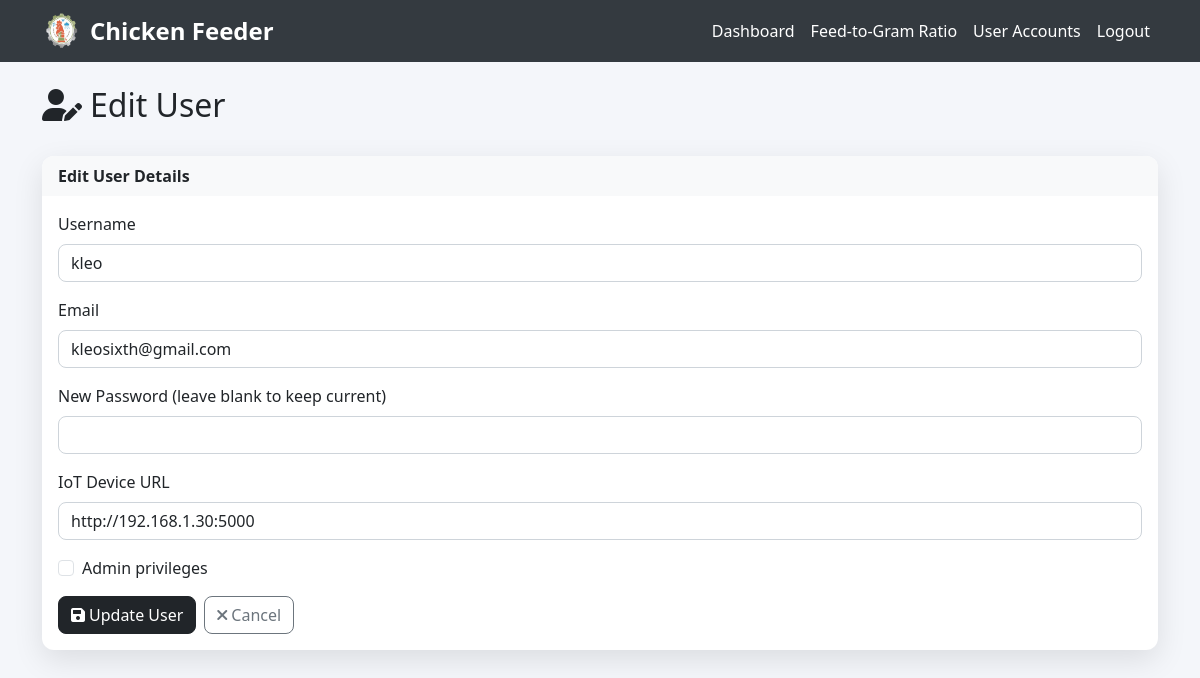
The app's page /admin/2/edit (signed in), older data.
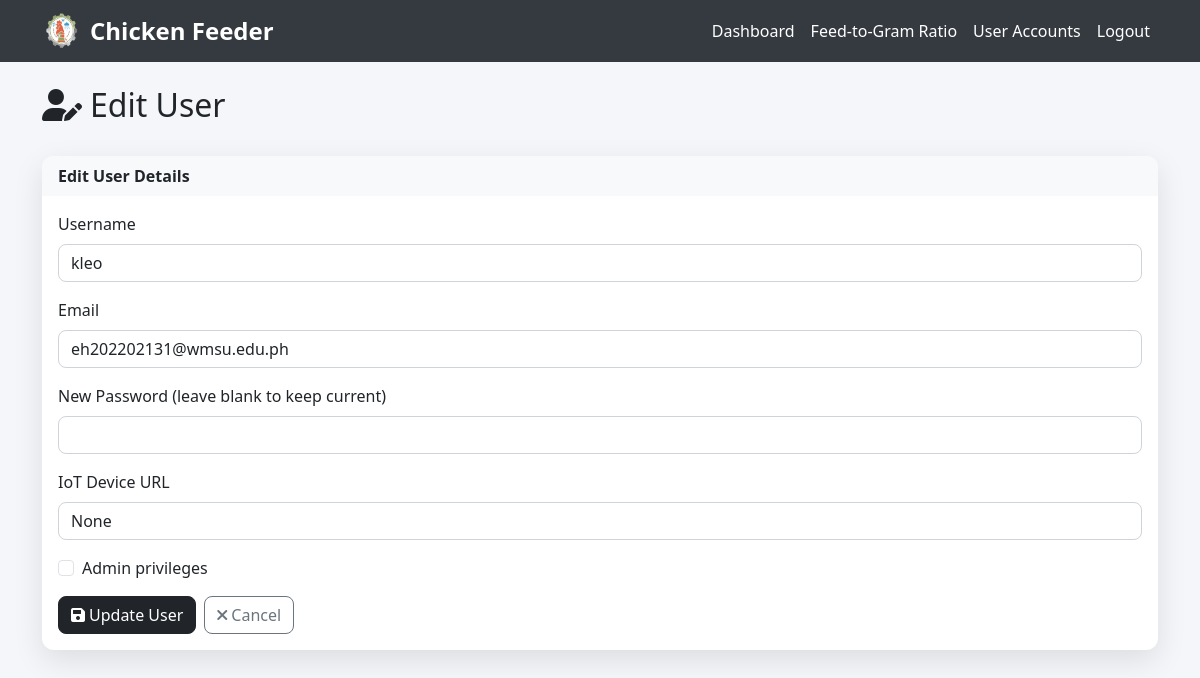
The same page, newer data.
### models.py (models this page shows)
class User(UserMixin, db.Model):
    id = db.Column(db.Integer, primary_key=True)
    username = db.Column(db.String(80), unique=True, nullable=False)
    email = db.Column(db.String(120), unique=True, nullable=False)
    password_hash = db.Column(db.String(120), nullable=False)
    iot_device_url = db.Column(db.String(255), nullable=True)  # e.g., 'http://192.168.1.100:5000' or 'pi_klei'
    is_admin = db.Column(db.Boolean, default=True)
    created_at = db.Column(db.DateTime, default=datetime.utcnow)

### app.py (the view, shortened to what this page needs)
@app.route('/admin/<int:user_id>/edit', methods=['GET', 'POST'])
@login_required
def admin_edit_user(user_id):
    if not require_admin():
        return redirect(url_for('dashboard'))
    user = db.session.get(User, user_id)
    if not user:
        flash('User not found.', 'danger')
        return redirect(url_for('admin_dashboard'))
    return render_template('admin/edit_user.html', user=user)

### app.py (called while the page is built)
@login_manager.user_loader
def load_user(user_id):
    return db.session.get(User, int(user_id))

@app.context_processor
def inject_datetime():
    return {'datetime': datetime}

@app.before_request
def restrict_admin_from_user_pages():
    if current_user.is_authenticated and getattr(current_user, 'is_admin', False):
        admin_paths = ['/admin', '/admin/', '/admin/dashboard', '/admin/config', '/admin/create', '/admin/feed-ratio']
        if not any(request.path.startswith(p) for p in admin_paths):
            if not request.path.startswith('/static') and not request.path.startswith('/logout'):
                return redirect(url_for('admin.dashboard'))

def require_admin():
    if not current_user.is_authenticated or not getattr(current_user, 'is_admin', False):
        flash('Unauthorized: admin access required.', 'danger')
        return False
    return True

### templates/admin/edit_user.html (shortened to what this page needs)
{% extends "admin_base.html" %}
{% block content %}
<div class="container mt-4">
<div class="row mb-4">
    <div class="col">
        <h1 class="h2">
            <i class="fas fa-user-edit me-2"></i>Edit User
        </h1>
    </div>
</div>
<div class="card shadow">
    <div class="card-header bg-light border-bottom-0">
        <strong>Edit User Details</strong>
    </div>
    <div class="card-body">
        <form method="POST">
            <div class="mb-3">
                <label for="username" class="form-label">Username</label>
                <input type="text" class="form-control" id="username" name="username" value="{{ user.username }}" required>
            </div>
            <div class="mb-3">
                <label for="email" class="form-label">Email</label>
                <input type="email" class="form-control" id="email" name="email" value="{{ user.email }}" required>
            </div>
            <div class="mb-3">
                <label for="password" class="form-label">New Password (leave blank to keep current)</label>
                <input type="password" class="form-control" id="password" name="password">
            </div>
            <div class="mb-3">
                <label for="iot_device_url" class="form-label">IoT Device URL</label>
                <input type="text" class="form-control" id="iot_device_url" name="iot_device_url" value="{{ user.iot_device_url }}" placeholder="http://device-ip-or-url">
            </div>
            <div class="mb-3 form-check">
                <input type="checkbox" class="form-check-input" id="is_admin" name="is_admin" {% if user.is_admin %}checked{% endif %}>
                <label class="form-check-label" for="is_admin">Admin privileges</label>
            </div>
            <div class="d-flex gap-2">
                <button type="submit" class="btn btn-dark">
                    <i class="fas fa-save me-1"></i>Update User
                </button>
                <a href="{{ url_for('admin_user_dashboard') }}" class="btn btn-outline-secondary">
                    <i class="fas fa-times me-1"></i>Cancel
                </a>
            </div>
        </form>
    </div>
</div>
</div>
{% endblock %}

Row changes from the older to the newer data that the page shows:
changed User "kleo": email "kleosixth@gmail.com" → "eh202202131@wmsu.edu.ph"; iot_device_url "http://192.168.1.30:5000" → "None"
